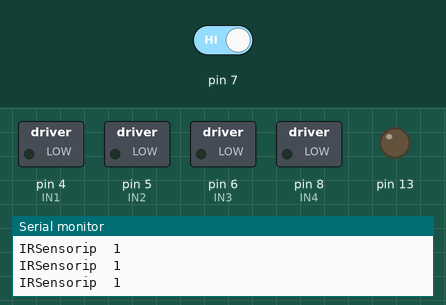
Bench run of a sketch on a simulated Arduino Uno, built with avr-gcc and run on an emulated ATmega328P. On the bench: switched loads named in the sketch (green lamp = pin HIGH), output pins drawn as LEDs (lit = HIGH), the last lines printed to the serial monitor. Inputs (shaded band) come from the test bench; at power-on: pin 7 HIGH.

Above: at 1.2 s.
1.3 s: pin 7 driven LOW
At 2.3 s:
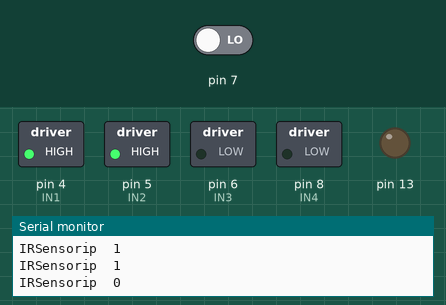
At 4.1 s:
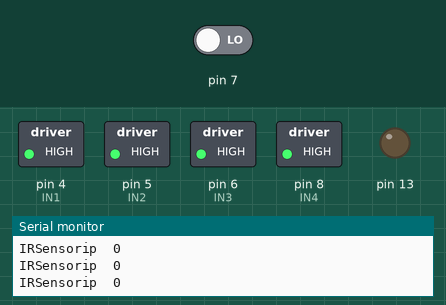
4.3 s: pin 7 driven HIGH
At 5.4 s:
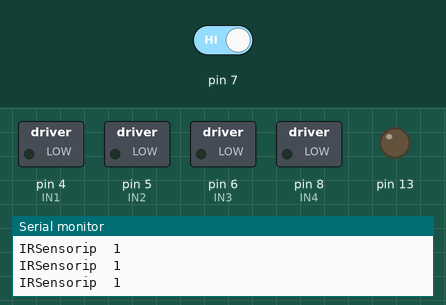
Timing chart, 0 to 7.3 s (numbered marks = the images above; inputs shaded):
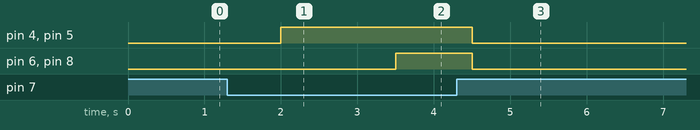

Measured:
- after the input at 1.3 s, pin 4 (IN1), pin 5 (IN2): LOW → HIGH after 0.70 s; pin 6 (IN3), pin 8 (IN4): LOW → HIGH after 2.2 s
- after the input at 4.3 s, pin 4 (IN1), pin 5 (IN2), pin 6 (IN3), pin 8 (IN4): HIGH → LOW after 0.20 s

The sketch:

A4_Vending_machine.ino
```cpp
//
//Motor Pins
    //Enable pin for first motor
int IN1 = 4;       //control pin for first motor
int IN2 = 5;  //control pin for first motor
int IN3= 6;
int IN4= 8;
//control pin for second motor

void setup ( ) {
Serial.begin (9600); //Starting the serial communication at 9600 baud rate
//Initializing the motor pins as output

pinMode(IN1, OUTPUT);
pinMode(IN2, OUTPUT);
pinMode(IN3, OUTPUT);
pinMode(IN4, OUTPUT);

//Initializng the joystick pins as input
pinMode (7, INPUT) ;
pinMode(13,OUTPUT);

}
void loop () {
Serial.print("IRSensorip  ");
Serial.println(digitalRead(7));
if (digitalRead(7)==0){     //Rotating the left motor in clockwise direction
//Mapping the values to 0-255 to move the motor
digitalWrite(IN1, HIGH);
digitalWrite(IN2, HIGH);

delay(1500);
Serial.print("IRSensorip  ");
Serial.println(digitalRead(7));

}
 Serial.print("IRSensorip  ");
Serial.println(digitalRead(7));
if(digitalRead(7)==0){     //Rotating the left motor in clockwise direction
//Mapping the values to 0-255 to move the motor
digitalWrite(IN3, HIGH);
digitalWrite(IN4, HIGH);
Serial.print("IRSensorip  ");
Serial.println(digitalRead(7));
}
 else {  //Motors will not move when the joystick will be at center
digitalWrite(IN1, LOW);
digitalWrite(IN2, LOW);
digitalWrite(IN3, LOW);
digitalWrite(IN4, LOW);
Serial.print("IRSensorip  ");
Serial.println(digitalRead(7));
}
 delay(1000);
}
```
